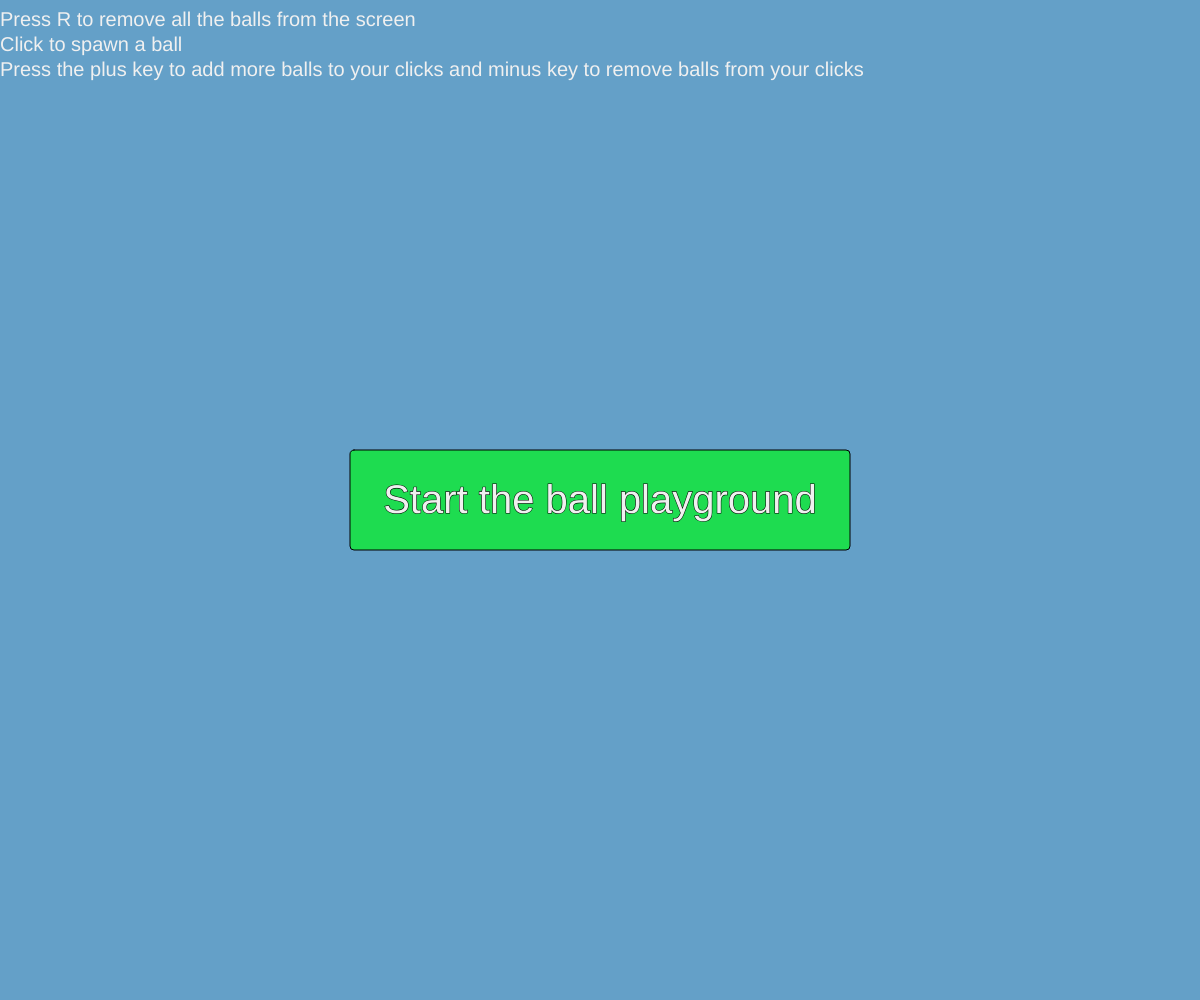
Frame 1 (no input)
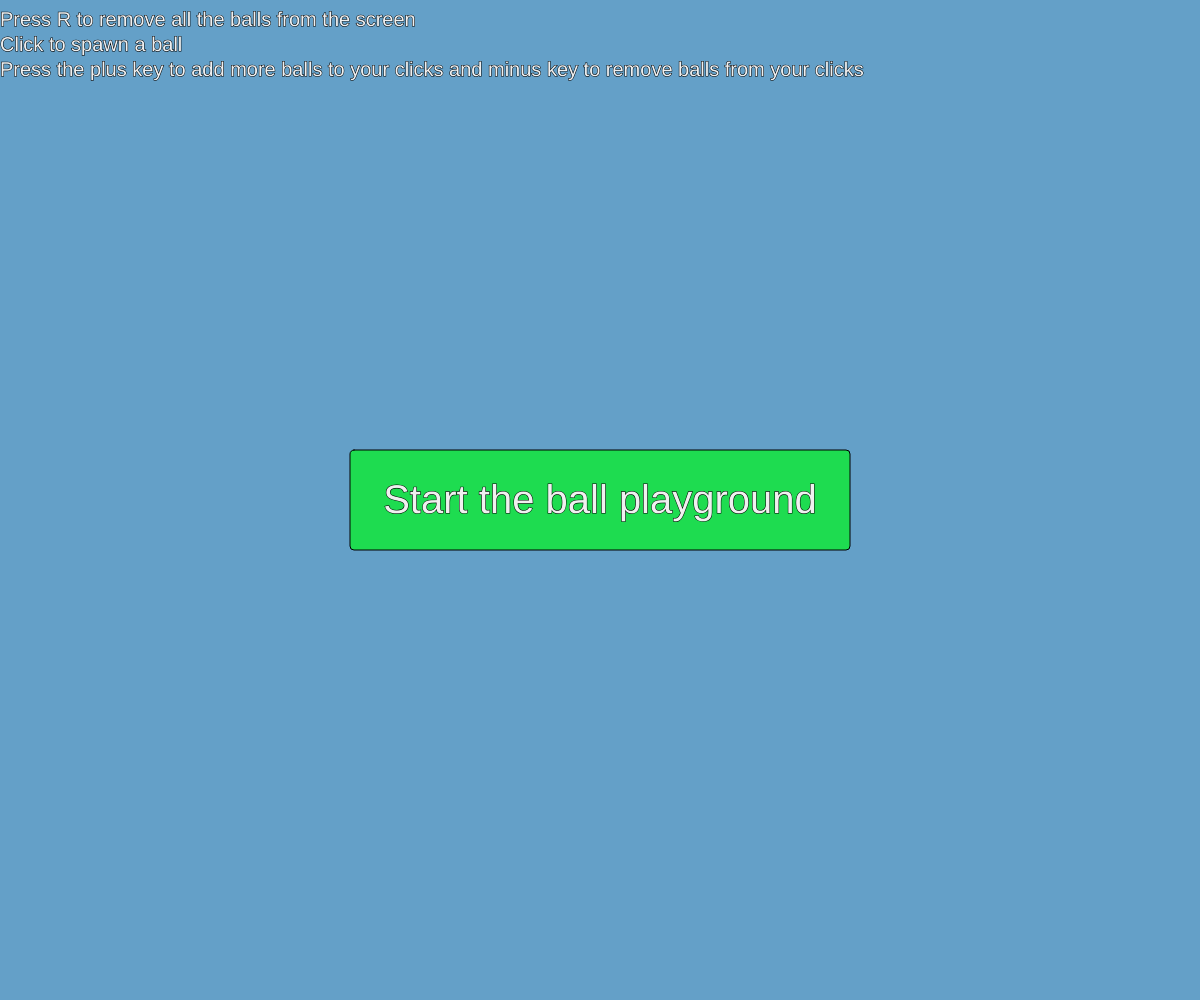
Frame 60 (no input)
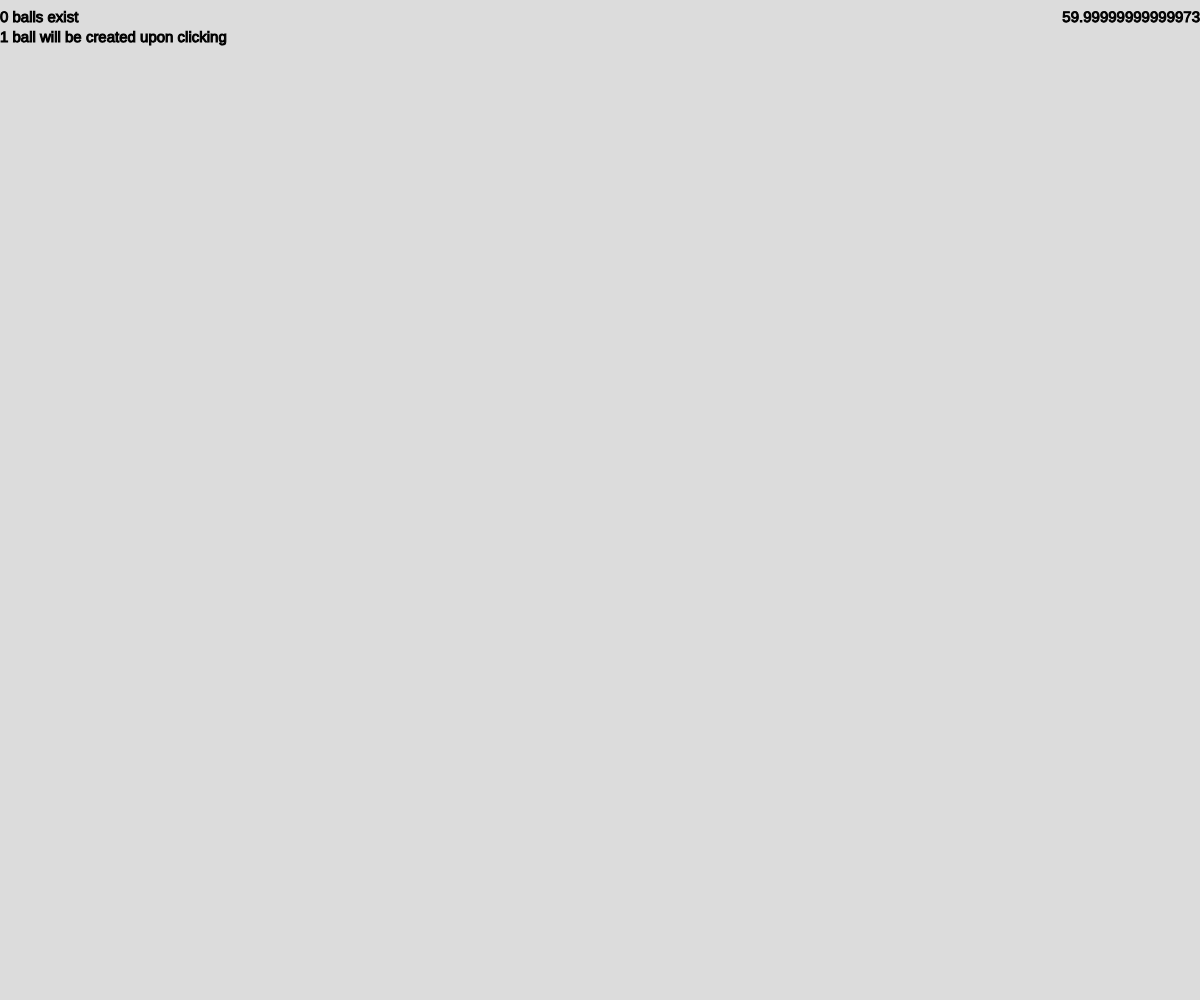
Frame 120 (the mouse pressed at the canvas centre since frame 60)

The p5.js sketch that drew these frames (run headless with seeded random() and noise() and a simulated clock; from frame 60 on, the mouse is pressed at the canvas centre):

// p5.js sketch
// ── sketch.js
// Simple little ball playground
// Katos Booth
// October 9th 2024
//
// Extra for Experts:
// Adding some form of physics to the balls to bounce around and interact with the window
// Making the setup useless? i dont think that would count but it was super good to update the window
// as it was being messed with so the balls can accurately interact with the window properly
// i dont remember anything about adding variables to a string in class
// i may be wrong though

let screenState = 0;
let ballCreationTimes = 1;
let ballsArray = [];

let button = {
  w: 500,
  h: 100,
  x: 0,
  y: 0,
  tl: 4,
  tr: 4,
  bl: 4,
  br: 4,
};

//setup is made useless so the canvas can update and change its size when the window is changed
function setup() {}

function draw() {

  //updates the window variables as the window is messed with to prevent weird visual issues
  createCanvas(windowWidth, windowHeight);
  button.x = (windowWidth - button.w)/2;
  button.y = (windowHeight - button.h)/2;

  screenController();
}

//this controls what screens will be displayed
function screenController(){
  if (screenState === 0){
    mainScreen();
  }
  if (screenState === 1){
    gameScreen();
  }
}

//the main screen that shows up upon starting the project
function mainScreen(){
  background(100,160,200);

  //the text telling you how to do something
  textSize(20);
  fill(240);
  textAlign(LEFT);
  text("Press R to remove all the balls from the screen", 0, 10, width);
  text("Click to spawn a ball", 0, 35, width);
  text("Press the plus key to add more balls to your clicks and minus key to remove balls from your clicks", 0,60, width);

  setupButton();
}

//the game screen that shows when the main menu button is pressed
function gameScreen() {
  background(220);

  //the text to show the values of some of the balls information
  textSize(15);
  fill(0);
  textAlign(LEFT);
  if (ballsArray.length === 1){
    text(`${ballsArray.length} ball exists`, 0, 10, width);
  }
  else {
    text(`${ballsArray.length} balls exist`, 0, 10, width);
  }
  if (ballCreationTimes === 1){
    text(`${ballCreationTimes} ball will be created upon clicking`, 0, 30, width);
  }
  else {
    text(`${ballCreationTimes} balls will be created upon clicking`, 0, 30, width);
  }
  if (ballsArray.length > 0) {
    text(`${ballsArray[0].bounce}% of the balls velocity will be returned upon bouncing`, 0, 50, width);
  }
  textAlign(RIGHT);
  text(frameRate(), 0, 10, width);
  ballBasicStuff();
  editingStuff();
}

//the setup for the start menu button
function setupButton(){
  fill(30,220,80);

  //detects moouse hovering over the button
  if (mouseX > button.x && button.w && mouseX < button.x + button.w && mouseY > button.y && button.h && mouseY < button.y + button.h){
    stroke(10,170,10);
    strokeWeight(5);

    //detects the click to change screen
    if (mouseIsPressed){
      screenState = 1;
    }
  }
  else {
    stroke(0);
    strokeWeight(1);
  }
  rect(button.x, button.y, button.w, button.h, button.tl, button.tr);
  textSize(40);
  textAlign(CENTER);
  fill(240);
  text("Start the ball playground", button.x + button.w/2, button.y + button.h/1.6);
}

//creates the ball variables and adds balls to an array
function createBall(ballX, ballY){
  let ball = {
    x: ballX,
    y: ballY,
    velocityX: random(-10,10),
    velocityY: random(-10,10),
    gravity: 1.0,
    friction: 0.5,

    //this is a percentage
    bounce: 100,

    radius: random(10,50),
    r: random(255),
    g: random(255),
    b: random(255),
  };
  ballsArray.push(ball);
}

//creates the ball and the movement of the ball
function ballBasicStuff(){
  for (let ball of ballsArray){
    //sets up the ball
    fill(ball.r,ball.g,ball.b);
    circle(ball.x, ball.y, ball.radius*2);

    //adds movement to the ball
    //the site that i found to help with implementing the physics effect:
    //https://stackoverflow.com/questions/75070602/adding-links-into-a-p5-js-ball-physics-simulation
    ball.velocityY += ball.gravity;
    ball.x += ball.velocityX;
    ball.y += ball.velocityY;

    //the ball collision detection on the window
    if (ball.x + ball.radius >= width){
      ball.x = width - ball.radius;
      ball.velocityX *= -ball.bounce/100;
    }
    if (ball.x - ball.radius <= 0){
      ball.x = ball.radius;
      ball.velocityX *= -ball.bounce/100;
    }
    if (ball.y + ball.radius >= height){
      ball.y = height - ball.radius;
      ball.velocityY *= -ball.bounce/100;
    }
    if (ball.y - ball.radius <= 0){
      ball.y = ball.radius;
      ball.velocityY *= -ball.bounce/100;
    }
  }
}

//creates the balls
function mousePressed(){
  if (screenState === 1){
    for (let i = 0; i < ballCreationTimes; i++){
      createBall(mouseX, mouseY);
    }   
  }
}

//this stores the stuff that edits certain stuff
function editingStuff(){
  if (keyIsDown(187) === true){
    ballCreationTimes += 1;
  }
  if (keyIsDown(189) === true){
    ballCreationTimes -= 1;
  }
  if (keyIsDown(82) === true){
    ballsArray = [];
  }
}

//changes the bounce percentage using the mouse wheel
function mouseWheel(event){
  for (let ball of ballsArray){
    if (event.delta > 0 ){
      ball.bounce -= 1;
    }
    else {
      ball.bounce += 1;
    }
  }
}
